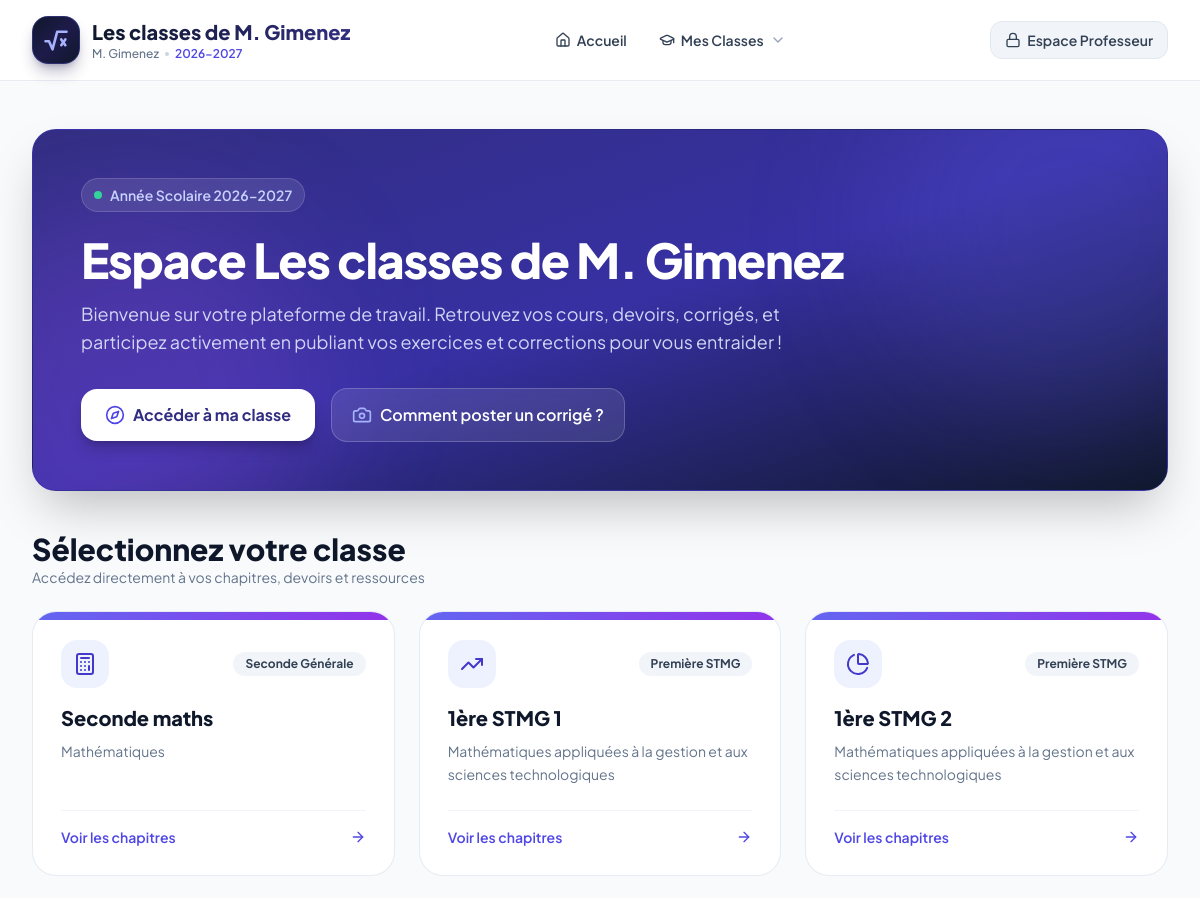
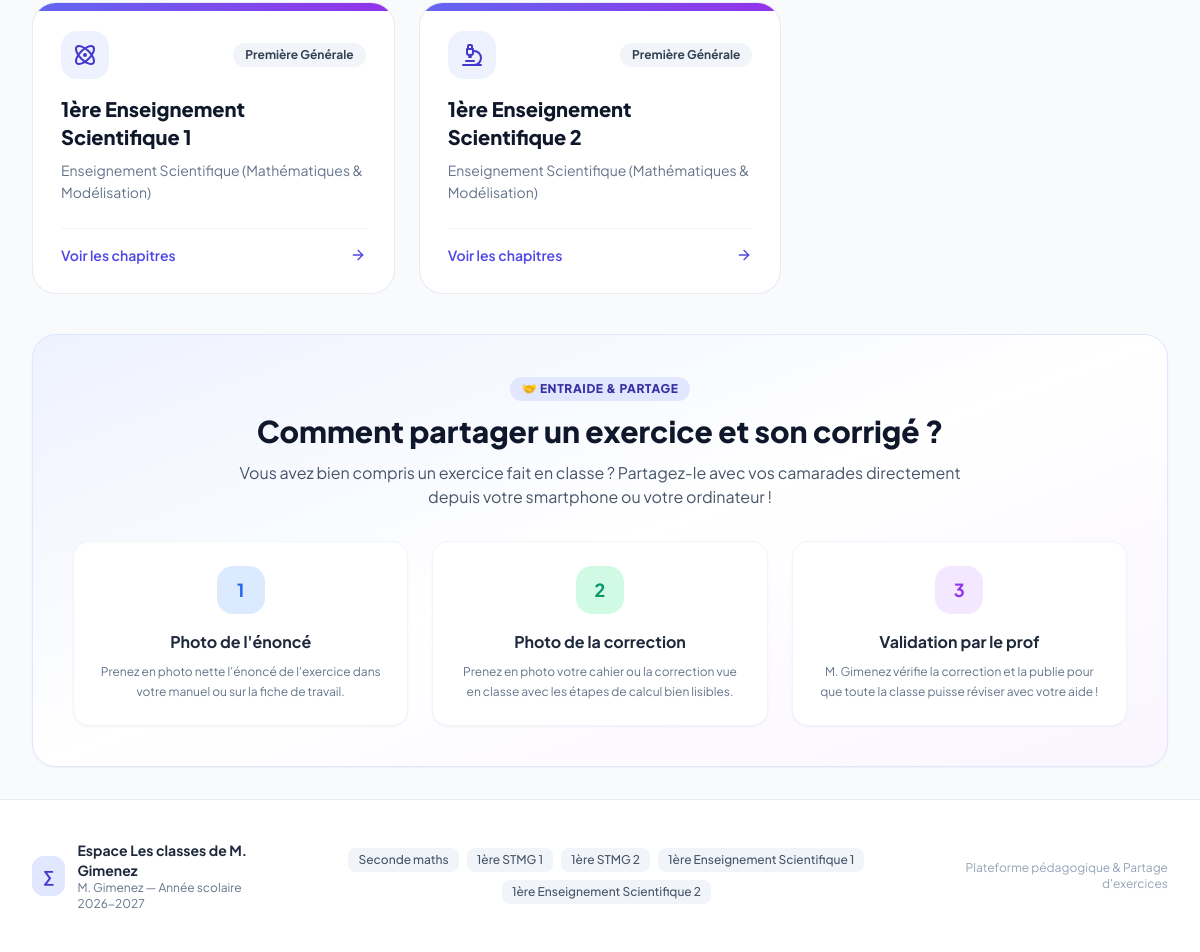
The page / on the database its author committed (2 pictures, top to bottom).
### tables this page shows
CREATE TABLE site_settings (
                key TEXT PRIMARY KEY,
                value TEXT NOT NULL
            );

CREATE TABLE classes (
                id INTEGER PRIMARY KEY AUTOINCREMENT,
                name TEXT NOT NULL,
                code TEXT UNIQUE NOT NULL,
                level TEXT NOT NULL,
                description TEXT,
                icon TEXT DEFAULT 'book-open',
                color TEXT DEFAULT 'indigo',
                display_order INTEGER DEFAULT 0,
                created_at TIMESTAMP DEFAULT CURRENT_TIMESTAMP
            );

### app.py (the view)
@app.route('/')
def index():
    classes = db.get_all_classes()
    return render_template('index.html', classes=classes)

### app.py (called while the page is built)
@app.context_processor
def inject_global_vars():
    is_admin = session.get('is_admin', False)
    all_classes = db.get_all_classes()
    pending_count = db.get_pending_submissions_count() if is_admin else 0
    settings = db.get_all_settings()
    school_year = settings.get('school_year', '2026-2027')
    teacher_name = settings.get('teacher_name', 'M. Gimenez')
    site_title = settings.get('site_title', 'Maths & Sciences')
    return {
        'is_admin': is_admin,
        'global_classes': all_classes,
        'pending_submissions_count': pending_count,
        'school_year': school_year,
        'teacher_name': teacher_name,
        'site_title': site_title,
        'site_settings': settings,
        'current_year': datetime.datetime.now().year,
        'admin_username': config.ADMIN_USERNAME
    }

### database.py (called while the page is built)
@contextmanager
def get_db():
    conn = sqlite3.connect(config.DATABASE_PATH)
    conn.row_factory = sqlite3.Row
    conn.execute("PRAGMA foreign_keys = ON")
    try:
        yield conn
        conn.commit()
    except Exception:
        conn.rollback()
        raise
    finally:
        conn.close()

def get_all_classes():
    with get_db() as conn:
        return conn.execute("SELECT * FROM classes ORDER BY display_order ASC, id ASC").fetchall()

def get_all_settings():
    with get_db() as conn:
        rows = conn.execute("SELECT key, value FROM site_settings").fetchall()
        return {r['key']: r['value'] for r in rows}

### templates/index.html (shortened to what this page needs)
{% extends "base.html" %}
{% block content %}
<div class="space-y-10">
    <div class="relative overflow-hidden rounded-3xl bg-gradient-to-br from-indigo-900 via-indigo-800 to-slate-900 text-white p-8 sm:p-12 shadow-2xl border border-indigo-700/30">
        <div class="absolute -top-24 -right-24 w-96 h-96 bg-indigo-500/20 rounded-full blur-3xl pointer-events-none"></div>
        <div class="absolute -bottom-24 -left-24 w-96 h-96 bg-purple-500/20 rounded-full blur-3xl pointer-events-none"></div>
        <div class="relative z-10 max-w-3xl">
            <div class="inline-flex items-center space-x-2 px-3 py-1.5 rounded-full bg-white/10 backdrop-blur-md border border-white/15 text-xs sm:text-sm font-semibold text-indigo-200 mb-6">
                <span class="w-2 h-2 rounded-full bg-emerald-400 animate-pulse"></span>
                <span>Année Scolaire {{ school_year }}</span>
            </div>
            <h1 class="text-3xl sm:text-5xl font-extrabold tracking-tight text-white mb-4 leading-tight">
                Espace {{ site_title }}
            </h1>
            <p class="text-base sm:text-lg text-indigo-100/90 font-normal leading-relaxed mb-8">
                Bienvenue sur votre plateforme de travail. Retrouvez vos cours, devoirs, corrigés, et participez activement en publiant vos exercices et corrections pour vous entraider !
            </p>
            <div class="flex flex-wrap items-center gap-4">
                <a href="#classes-grid" class="inline-flex items-center space-x-2 bg-white text-indigo-900 hover:bg-indigo-50 font-bold px-6 py-3.5 rounded-2xl shadow-lg shadow-black/20 hover:scale-[1.02] active:scale-[0.98] transition">
                    <i data-lucide="compass" class="w-5 h-5 text-indigo-600"></i>
                    <span>Accéder à ma classe</span>
                </a>
                <a href="#guide-eleves" class="inline-flex items-center space-x-2 bg-white/10 hover:bg-white/20 text-white font-semibold px-5 py-3.5 rounded-2xl backdrop-blur-sm border border-white/20 transition">
                    <i data-lucide="camera" class="w-5 h-5 text-indigo-300"></i>
                    <span>Comment poster un corrigé ?</span>
                </a>
            </div>
        </div>
    </div>
    <div id="classes-grid" class="scroll-mt-24 space-y-6">
        <div class="flex flex-col sm:flex-row sm:items-center justify-between gap-4">
            <div>
                <h2 class="text-2xl sm:text-3xl font-extrabold text-slate-900">Sélectionnez votre classe</h2>
                <p class="text-sm text-slate-500">Accédez directement à vos chapitres, devoirs et ressources</p>
            </div>
        </div>
        <div class="grid grid-cols-1 md:grid-cols-2 lg:grid-cols-3 gap-6">
            {% for c in classes %}
            <a href="{{ url_for('class_view', class_id=c.id) }}" class="group block bg-white rounded-3xl p-6 sm:p-7 border border-slate-200/80 hover:border-indigo-400 hover:shadow-xl hover:-translate-y-1 transition duration-300 relative overflow-hidden flex flex-col justify-between">
                <div class="absolute top-0 left-0 right-0 h-2 bg-gradient-to-r from-indigo-500 to-purple-600"></div>
                <div>
                    <div class="flex items-center justify-between mb-4">
                        <div class="w-12 h-12 rounded-2xl bg-indigo-50 text-indigo-700 flex items-center justify-center group-hover:scale-110 group-hover:bg-indigo-600 group-hover:text-white transition duration-200">
                            <i data-lucide="{{ c.icon or 'book-open' }}" class="w-6 h-6"></i>
                        </div>
                        <span class="text-xs font-bold px-3 py-1 rounded-full bg-slate-100 text-slate-700 group-hover:bg-indigo-50 group-hover:text-indigo-700 transition">
                            {{ c.level }}
                        </span>
                    </div>
                    <h3 class="text-xl font-extrabold text-slate-900 group-hover:text-indigo-600 transition mb-2">
                        {{ c.name }}
                    </h3>
                    <p class="text-sm text-slate-500 line-clamp-2 leading-relaxed">
                        {{ c.description or 'Consultez les cours, fiches méthodes, exercices et corrigés.' }}
                    </p>
                </div>
                <div class="mt-6 pt-4 border-t border-slate-100 flex items-center justify-between text-sm font-semibold text-indigo-600 group-hover:text-indigo-700">
                    <span class="flex items-center space-x-1">
                        <span>Voir les chapitres</span>
                    </span>
                    <i data-lucide="arrow-right" class="w-4 h-4 transform group-hover:translate-x-1 transition"></i>
                </div>
            </a>
            {% endfor %}
        </div>
    </div>
    <div id="guide-eleves" class="scroll-mt-24 rounded-3xl bg-gradient-to-br from-indigo-50 via-white to-purple-50 border border-indigo-100 p-8 sm:p-10 shadow-sm">
        <div class="max-w-3xl mx-auto text-center mb-8">
            <span class="inline-flex items-center px-3 py-1 rounded-full bg-indigo-100 text-indigo-800 text-xs font-extrabold uppercase tracking-wider mb-3">
                🤝 Entraide & Partage
            </span>
            <h2 class="text-2xl sm:text-3xl font-extrabold text-slate-900 mb-3">
                Comment partager un exercice et son corrigé ?
            </h2>
            <p class="text-slate-600 text-sm sm:text-base">
                Vous avez bien compris un exercice fait en classe ? Partagez-le avec vos camarades directement depuis votre smartphone ou votre ordinateur !
            </p>
        </div>
        <div class="grid grid-cols-1 md:grid-cols-3 gap-6">
            <div class="bg-white rounded-2xl p-6 border border-slate-100 shadow-sm text-center flex flex-col items-center">
                <div class="w-12 h-12 rounded-2xl bg-blue-100 text-blue-600 flex items-center justify-center font-bold text-lg mb-4">
                    1
                </div>
                <h4 class="font-bold text-slate-800 mb-2">Photo de l'énoncé</h4>
                <p class="text-xs text-slate-500 leading-relaxed">
                    Prenez en photo nette l'énoncé de l'exercice dans votre manuel ou sur la fiche de travail.
                </p>
            </div>
            <div class="bg-white rounded-2xl p-6 border border-slate-100 shadow-sm text-center flex flex-col items-center">
                <div class="w-12 h-12 rounded-2xl bg-emerald-100 text-emerald-600 flex items-center justify-center font-bold text-lg mb-4">
                    2
                </div>
                <h4 class="font-bold text-slate-800 mb-2">Photo de la correction</h4>
                <p class="text-xs text-slate-500 leading-relaxed">
                    Prenez en photo votre cahier ou la correction vue en classe avec les étapes de calcul bien lisibles.
                </p>
            </div>
            <div class="bg-white rounded-2xl p-6 border border-slate-100 shadow-sm text-center flex flex-col items-center">
                <div class="w-12 h-12 rounded-2xl bg-purple-100 text-purple-600 flex items-center justify-center font-bold text-lg mb-4">
                    3
                </div>
                <h4 class="font-bold text-slate-800 mb-2">Validation par le prof</h4>
                <p class="text-xs text-slate-500 leading-relaxed">
                    M. Gimenez vérifie la correction et la publie pour que toute la classe puisse réviser avec votre aide !
                </p>
            </div>
        </div>
    </div>
</div>
{% endblock %}

### templates/base.html (shortened to what this page needs)
<!DOCTYPE html>
<html lang="fr" class="h-full bg-slate-50">
<head>
    <script src="https://cdn.tailwindcss.com"></script>
    <link rel="stylesheet" href="{{ url_for('static', filename='css/custom.css') }}">
</head>
<body class="flex flex-col min-h-full font-['Plus_Jakarta_Sans',sans-serif] text-slate-800 antialiased selection:bg-indigo-500 selection:text-white">
    <header class="bg-white border-b border-slate-200/80 sticky {% if is_admin %}top-[41px]{% else %}top-0{% endif %} z-40 backdrop-blur-md bg-white/95">
        <div class="max-w-7xl mx-auto px-4 sm:px-6 lg:px-8">
            <div class="flex justify-between h-16 sm:h-20 items-center">
                <div class="flex items-center space-x-3">
                    <a href="{{ url_for('index') }}" class="flex items-center space-x-3 group">
                        <div class="w-10 h-10 sm:w-12 sm:h-12 rounded-2xl bg-gradient-to-br from-slate-900 via-indigo-950 to-slate-900 border border-indigo-500/30 flex items-center justify-center text-indigo-300 shadow-lg shadow-indigo-950/30 group-hover:scale-105 group-hover:border-indigo-400/50 transition duration-200">
                            <svg class="w-6 h-6 sm:w-7 sm:h-7 text-indigo-300 group-hover:text-white transition" viewBox="0 0 24 24" fill="none" stroke="currentColor" stroke-width="2.2" stroke-linecap="round" stroke-linejoin="round">
                                <path d="M3 13h3l3 7 4-15h8" />
                                <path d="M16.5 11.5l3.5 5" />
                                <path d="M20 11.5l-3.5 5" />
                            </svg>
                        </div>
                        <div>
                            <div class="text-base sm:text-xl font-extrabold bg-gradient-to-r from-slate-900 to-indigo-900 bg-clip-text text-transparent leading-tight">
                            </div>
                            <div class="text-xs font-medium text-slate-500 flex items-center gap-1.5">
                                <span>{{ teacher_name }}</span>
                                <span class="inline-block w-1 h-1 rounded-full bg-slate-300"></span>
                                <span class="text-indigo-600 font-semibold">{{ school_year }}</span>
                            </div>
                        </div>
                    </a>
                </div>
                <nav class="hidden md:flex items-center space-x-1">
                    <a href="{{ url_for('index') }}" class="px-3.5 py-2 rounded-xl text-sm font-semibold text-slate-700 hover:text-indigo-600 hover:bg-indigo-50/70 transition flex items-center space-x-1.5">
                        <i data-lucide="home" class="w-4 h-4"></i>
                        <span>Accueil</span>
                    </a>
                    <div class="relative group">
                        <button class="px-3.5 py-2 rounded-xl text-sm font-semibold text-slate-700 hover:text-indigo-600 hover:bg-indigo-50/70 transition flex items-center space-x-1.5 focus:outline-none">
                            <i data-lucide="graduation-cap" class="w-4 h-4"></i>
                            <span>Mes Classes</span>
                            <i data-lucide="chevron-down" class="w-4 h-4 text-slate-400 group-hover:text-indigo-600 transition-transform group-hover:rotate-180"></i>
                        </button>
                    </div>
                </nav>
                <div class="flex items-center space-x-3">
                    {% if is_admin %}
                    <a href="{{ url_for('admin_moderation') }}" class="relative inline-flex items-center space-x-2 bg-indigo-50 border border-indigo-200 text-indigo-700 hover:bg-indigo-100 px-3.5 py-2 rounded-xl text-xs sm:text-sm font-semibold transition">
                        <i data-lucide="shield-check" class="w-4 h-4 text-indigo-600"></i>
                        <span class="hidden sm:inline">Modération</span>
                        {% if pending_submissions_count > 0 %}
                        <span class="bg-red-500 text-white text-[11px] font-extrabold px-2 py-0.5 rounded-full shadow-sm">
                            {{ pending_submissions_count }}
                        </span>
                        {% endif %}
                    </a>
                    {% else %}
                    <button onclick="openLoginModal()" class="inline-flex items-center space-x-1.5 bg-slate-100 hover:bg-indigo-50 hover:text-indigo-700 text-slate-700 border border-slate-200 hover:border-indigo-200 px-3.5 py-2 rounded-xl text-xs sm:text-sm font-semibold transition">
                        <i data-lucide="lock" class="w-4 h-4"></i>
                        <span>Espace Professeur</span>
                    </button>
                    {% endif %}
                </div>
            </div>
        </div>
    </header>
    <main class="flex-1 max-w-7xl w-full mx-auto px-4 sm:px-6 lg:px-8 py-6 sm:py-8">
        {% block content %}{% endblock %}
    </main>
    <footer class="bg-white border-t border-slate-200/80 mt-auto">
        <div class="max-w-7xl mx-auto px-4 sm:px-6 lg:px-8 py-8 sm:py-10">
            <div class="flex flex-col md:flex-row items-center justify-between gap-6">
                <div class="flex items-center space-x-3 text-center md:text-left">
                    <div class="w-10 h-10 rounded-xl bg-indigo-100 text-indigo-700 flex items-center justify-center font-black">
                        ∑
                    </div>
                    <div>
                        <p class="text-sm font-bold text-slate-800">Espace {{ site_title }}</p>
                        <p class="text-xs text-slate-500">{{ teacher_name }} — Année scolaire {{ school_year }}</p>
                    </div>
                </div>
                <div class="flex flex-wrap justify-center gap-2">
                    {% for c in global_classes %}
                    <a href="{{ url_for('class_view', class_id=c.id) }}" class="text-xs px-2.5 py-1 bg-slate-100 hover:bg-indigo-50 hover:text-indigo-600 text-slate-600 rounded-lg font-medium transition">
                        {{ c.name }}
                    </a>
                    {% endfor %}
                </div>
                <div class="text-xs text-slate-400 text-center md:text-right">
                    <span>Plateforme pédagogique & Partage d'exercices</span>
                </div>
            </div>
        </div>
    </footer>
</body>
</html>

### static/css/custom.css (style rules this page uses)
html { scroll-behavior: smooth; }
body { -webkit-font-smoothing: antialiased; }
.line-clamp-2 { display: -webkit-box; -webkit-line-clamp: 2; -webkit-box-orient: vertical; overflow: hidden; }

### rows shown on the page
site_settings: value "M. Gimenez"
site_settings: value "2026-2027"
site_settings: value "Les classes de M. Gimenez"
classes: level "Seconde Générale", name "Seconde maths", description "Mathématiques"
classes: level "Première STMG", name "1ère STMG 1", description "Mathématiques appliquées à la gestion et aux sciences technologiques"
classes: level "Première STMG", name "1ère STMG 2", description "Mathématiques appliquées à la gestion et aux sciences technologiques"
classes: level "Première Générale", name "1ère Enseignement Scientifique 1", description "Enseignement Scientifique (Mathématiques & Modélisation)"
classes: level "Première Générale", name "1ère Enseignement Scientifique 2", description "Enseignement Scientifique (Mathématiques & Modélisation)"
